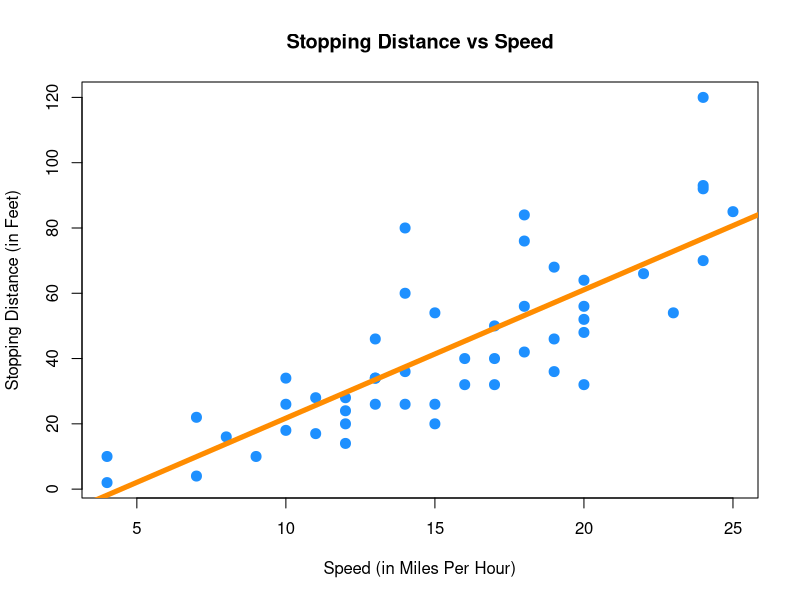
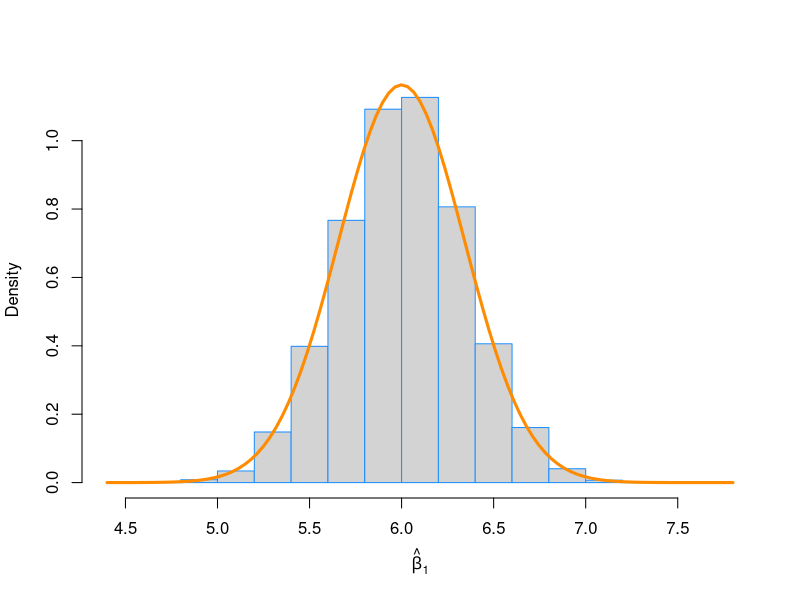
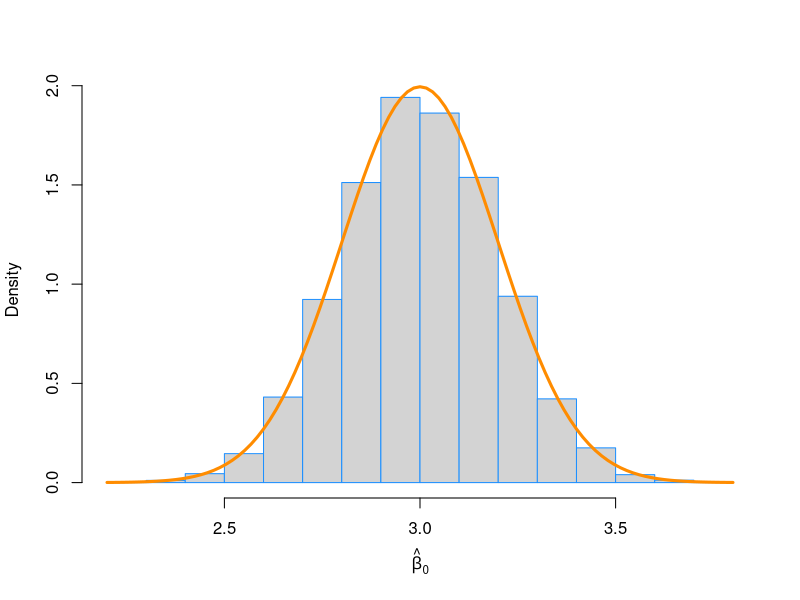
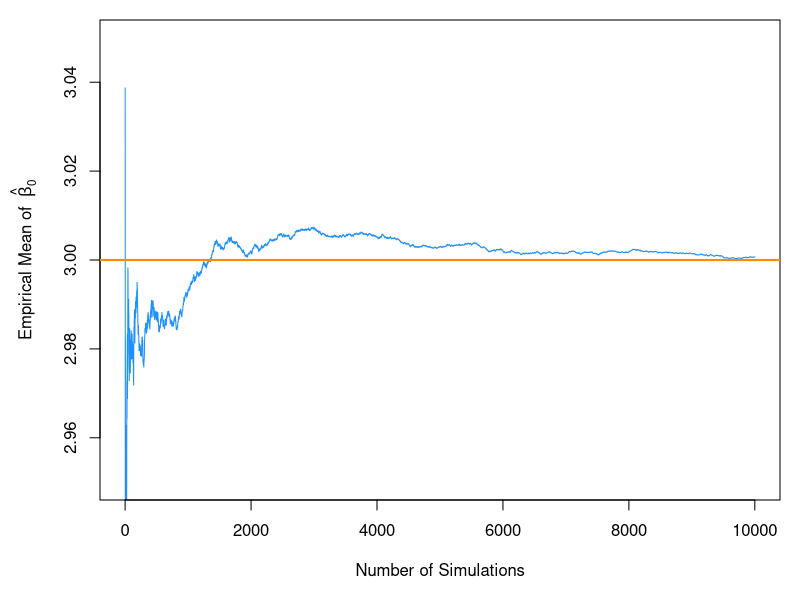
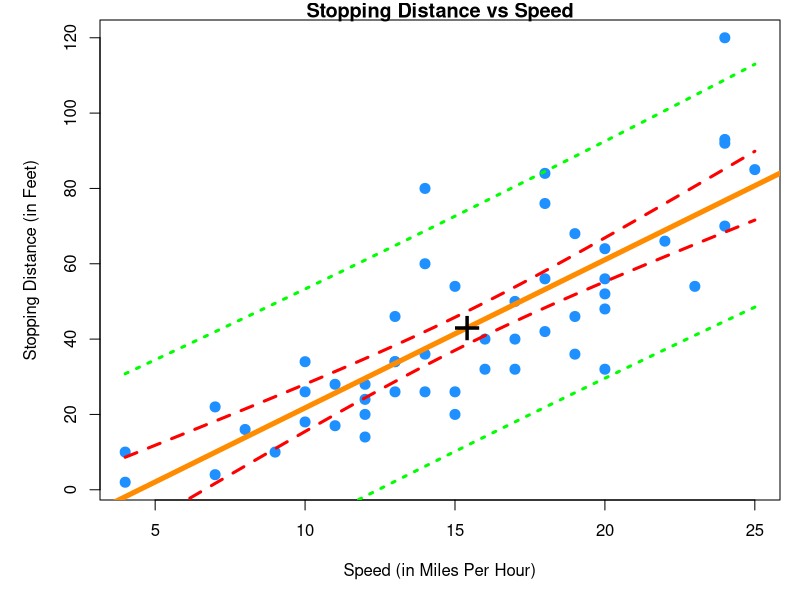

Recreate these plots in R, in order.
## ---- chunk 1
stop_dist_model = lm(dist ~ speed, data = cars)
summary(stop_dist_model)
## ---- chunk 2
plot(dist ~ speed, data = cars,
     xlab = "Speed (in Miles Per Hour)",
     ylab = "Stopping Distance (in Feet)",
     main = "Stopping Distance vs Speed",
     pch  = 20,
     cex  = 2,
     col  = "dodgerblue")
abline(stop_dist_model, lwd = 5, col = "darkorange")
## ---- chunk 3
set.seed(112358)
sample_size = 100 # this is n
x = seq(-1, 1, length = sample_size)
Sxx = sum((x - mean(x)) ^ 2)
## ---- chunk 4
beta_0 = 3
beta_1 = 6
sigma  = 2
## ---- chunk 5
(var_beta_1_hat = sigma ^ 2 / Sxx)
(var_beta_0_hat = sigma ^ 2 * (1 / sample_size + mean(x) ^ 2 / Sxx))
## ---- chunk 6
num_samples = 10000
beta_0_hats = rep(0, num_samples)
beta_1_hats = rep(0, num_samples)

for(i in 1:num_samples) {
  eps = rnorm(sample_size, mean = 0, sd = sigma)
  y   = beta_0 + beta_1 * x + eps
  
  sim_model = lm(y ~ x)
  
  beta_0_hats[i] = coef(sim_model)[1]
  beta_1_hats[i] = coef(sim_model)[2]
}
## ---- chunk 7
mean(beta_1_hats) # empirical mean
beta_1            # true mean
var(beta_1_hats)  # variance mean
var_beta_1_hat    # true mean
## ---- chunk 8
# note need to use prob = TRUE
hist(beta_1_hats, prob = TRUE, breaks = 20, 
     xlab = expression(hat(beta)[1]), main = "", border = "dodgerblue")
curve(dnorm(x, mean = beta_1, sd = sqrt(var_beta_1_hat)), 
      col = "darkorange", add = TRUE, lwd = 3)
## ---- chunk 9
mean(beta_0_hats) # empirical mean
beta_0            # true mean
var(beta_0_hats)  # variance mean
var_beta_0_hat    # true mean
## ---- chunk 10
hist(beta_0_hats, prob = TRUE, breaks = 20, 
     xlab = expression(hat(beta)[0]), main = "", border = "dodgerblue")
curve(dnorm(x, mean = beta_0, sd = sqrt(var_beta_0_hat)),
      col = "darkorange", add = TRUE, lwd = 3)
## ---- chunk 11
par(mar = c(5, 5, 1, 1)) # adjusted plot margins, otherwise the "hat" does not display
plot(cumsum(beta_0_hats) / (1:length(beta_0_hats)), type = "l", ylim = c(2.95, 3.05),
     xlab = "Number of Simulations",
     ylab = expression("Empirical Mean of " ~ hat(beta)[0]),
     col  = "dodgerblue")
abline(h = 3, col = "darkorange", lwd = 2)
## ---- chunk 12
stop_dist_model = lm(dist ~ speed, data = cars)
summary(stop_dist_model)
names(summary(stop_dist_model))
summary(stop_dist_model)$coefficients[1,]
summary(stop_dist_model)$coefficients[2,]

summary(stop_dist_model)$coefficients[2, 3] #test statistic
summary(stop_dist_model)$coefficients[2, 4] #p-value

confint(stop_dist_model, level = 0.95)
confint(stop_dist_model, level = 0.95)[2,]
confint(stop_dist_model, "speed", level = 0.95)
confint(stop_dist_model, "(Intercept)", level = 0.95)


new_speeds = data.frame(speed = c(5, 21))
predict(stop_dist_model, new_speeds, interval = c("confidence"), level = 0.95)
predict(stop_dist_model, new_speeds, interval = c("prediction"), level = 0.95)


anova(stop_dist_model)
anova(lm(dist ~ 1, data = cars), lm(dist ~ speed, data = cars))
## ---- chunk 13
speed_grid = seq(min(cars$speed), max(cars$speed), by = 0.01)
dist_ci_band = predict(stop_dist_model, 
                           newdata = data.frame(speed = speed_grid), 
                           interval = "confidence")
dist_pi_band = predict(stop_dist_model, 
                           newdata = data.frame(speed = speed_grid), 
                           interval = "prediction") 

plot(dist ~ speed, data = cars,
     xlab = "Speed (in Miles Per Hour)",
     ylab = "Stopping Distance (in Feet)",
     main = "Stopping Distance vs Speed",
     pch  = 20,
     cex  = 2,
     col  = "dodgerblue")
abline(stop_dist_model, lwd = 5, col = "darkorange")

lines(speed_grid, dist_ci_band[,"lwr"], col = "red", lwd = 3, lty = 2)
lines(speed_grid, dist_ci_band[,"upr"], col = "red", lwd = 3, lty = 2)
lines(speed_grid, dist_pi_band[,"lwr"], col = "green", lwd = 3, lty = 3)
lines(speed_grid, dist_pi_band[,"upr"], col = "green", lwd = 3, lty = 3)
points(mean(cars$speed), mean(cars$dist), pch = "+", cex = 3)
